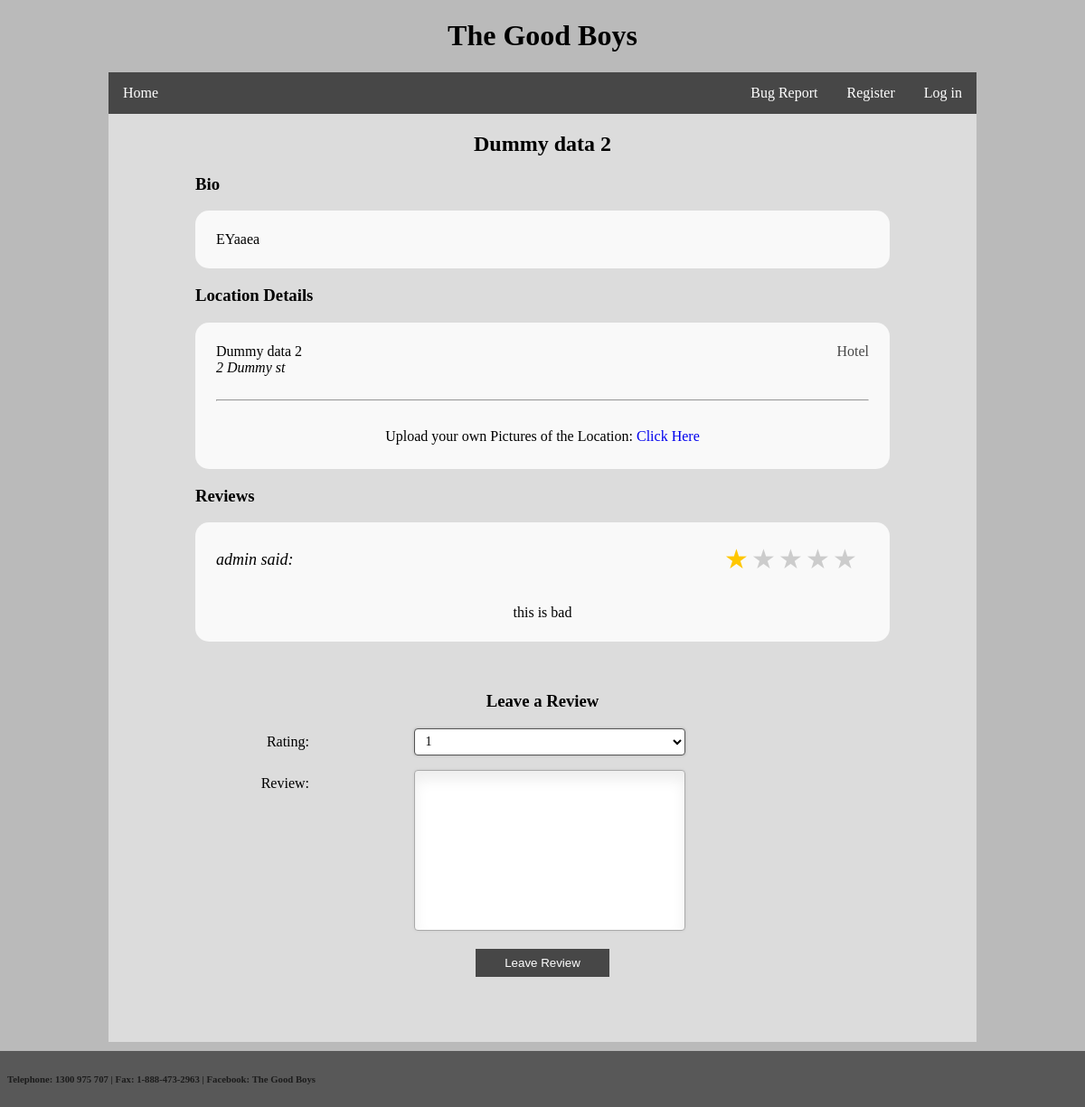
/location/individual/2/, run on the app's committed database.
### sprint1/models.py (models this page shows, shortened)
class Location(models.Model):
    locationName = models.CharField(max_length=254, null=True)
    latitude = models.FloatField(null=True)
    longitude = models.FloatField(null=True)
    locationAddress = models.CharField(max_length=254, null=True)
    locationBio = models.TextField(max_length=511, null=True)
    locationType = models.IntegerField(null=True)
    locationImagePath = models.CharField(max_length=127, null=True)

class Review(models.Model):
    user = models.ForeignKey(Profile)
    location = models.ForeignKey(Location)
    reviewText = models.TextField(max_length=1023)
    rating = models.IntegerField(default=1, choices=ratings)

### sprint1/views.py (the view)
# urls.py: url(r'^location/individual/(?P<location_id>[0-9]+)/$', views.locations, name='locations'),
def locations(request, location_id):
    if (request.user.is_authenticated()):
        submitButton = '<button class="pretty-button" type="submit" >Leave Review</button><br />'
        navBar = navBarFunc(request)
    else:
        navBar = navBarFunc(request)
        submitButton = '<button class="pretty-button" type="submit" disabled>Leave Review</button><br /><br /><div class="centered-content">You need to be logged in to submit a review</div>'
    try:
        locationId = int(location_id)
        l = Location.objects.get(id=locationId)
        locationName = l.locationName
        locationBio = l.locationBio
        locationAddress = l.locationAddress
        locationTypeId = l.locationType
    except:
        notification = "This location does not exist"
        context_dict = {'navBar' : navBar, 'notification' : notification,}
        return render(request, 'notification.html', context=context_dict)
    tags = ""
    locationType = locationTypeOutput(locationTypeId)
    if request.method == 'POST':
        form = ReviewForm(request.POST)
        if form.is_valid():
            instance = form.save(commit=False)
            instance.location_id = locationId
            instance.user = Profile.objects.get(user=(request.user))
            instance.save()
            return HttpResponseRedirect("/")
    else:
        form = ReviewForm()
    ReviewList = ReviewOutput(locationId)
    context_dict = {'submitButton': submitButton, 'form': form, 'ReviewList': ReviewList, 'navBar' : navBar, 'location_id' : location_id, 'locationName': locationName, 'locationBio': locationBio, 'locationAddress': locationAddress, 'locationType': locationType}
    return render(request, 'viewLocation.html', context=context_dict)

### sprint1/forms.py
class ReviewForm(ModelForm):
    class Meta:
        model = Review
        fields = ['rating', 'reviewText']
        labels = {'reviewText': 'Review', 'rating': 'Rating'}

### sprint1/models.py (called while the page is built)
    def __str__(self):
        return self.user.username

### sprint1/views.py (called while the page is built)
def locationTypeOutput(locationTypeId):
    if locationTypeId == 1:
        return "Library"
    elif locationTypeId == 2:
        return "Hotel"
    elif locationTypeId == 3:
        return "University"
    elif locationTypeId == 4:
        return "Museum"
    elif locationTypeId == 5:
        return "Public Space"
    else:
        return ""

### templates/viewLocation.html (shortened to what this page needs)
{% extends 'base.html' %}
{% load widget_tweaks %}
{% block content %}
<h2 style="width: 100%; text-align: center;">{{ locationName }}</h2>
<h3 style="margin-left: 10%">Bio</h3>
<table class="info" width="80%" align="center">
    <tbody>
        <tr>
            <td>
                {{ locationBio }}
            </td>
        </tr>
    </tbody>
</table>
<form>
    <h3 style="margin-left: 10%">Location Details</h3>
    <table class="info" width="80%" align="center">
        <tr>
            <td>
                {{ locationName }}
                <span style="float:right; color: #474747;">{{ locationType }}</span><br />
                <i>{{ locationAddress }}</i><br />
                <br />
                <hr />
            </td>
        </tr>
        <tr>
            <td>
        <br />
                <div class="centered-content">
                    <label for="picture">Upload your own Pictures of the Location: <a href="../../../imageform/">Click Here</a></label>
                </div>
            </td>
        </tr>
        <tr>
            <td>
            </td>
        </tr>
    </table>
    <h3 style="margin-left: 10%">Reviews</h3>
    {% autoescape off %}
        {% for review in ReviewList %}
            {{ review }}
        {% endfor %}
    {% endautoescape %}
        <br />
</form>
<h3 style="text-align:center;">Leave a Review</h3>
<center>
<form method="post">
  <div class="form" style="margin-right: 220px;">
  {% for field in form.visible_fields %}
  <ul>
    <li>
      {{ field.label_tag }}
      {% render_field field %}
    </li>
  </ul>
  {% endfor %}
  </div>
  <div class="form-actions">
    <button type="submit">Leave Review</button>
  </div>
</form>
</center>
<br />
<br />
{% endblock %}

### static/css/styles.css (style rules this page uses)
html { background-color: #BABABA; box-sizing: border-box; font-family: 'Source Sans Pro', sans-serif; }
*, *:before, *:after { box-sizing: inherit; }
.rate { border: none; margin: 0 auto; float: right; height: 46px; padding: 0 10px; pointer-events: none }
.review-name { display: block; float: left; font-style: italic; margin-top: 8px; font-size: 18px; }
.rating-text { display: block; text-align: center; margin-top: 50px; }
.info { border: none; background-color: #F9F9F9; }
.nav-wrap ul { list-style-type: none; margin: 0; padding: 0; overflow: hidden; background-color: #474747; }
.nav-wrap li.right { float: right; }
.nav-wrap li { float: left; }
.nav-wrap li a { display: block; color: white; text-decoration: none; padding: 14px 16px; -webkit-transition-duration: 0.2s; transition-duration: 0.2s; }
button { background-color: #474747; border: none; color: white; padding: 8px 32px; text-align: center; text-decoration: none; display: inline-block; -webkit-transition-duration: 0.4s; transition-duration: 0.4s; cursor: pointer; }
body { position: relative; margin: 0; min-height: 100%; font-family: 'Arial Rounded MT'; color: black; }
table { border-radius: 15px; border: 2px solid #000000; background: #FFFFFF; padding: 20px; }
a { text-decoration: none; }
.centered-content { text-align: center; }
.form ul { width: 750px; list-style-type: none; list-style-position: outside; padding: 0px; }
.form li { position: relative; }
.form label { width: 150px; margin-left: 10%; margin-top: 3px; display: inline-block; float: left; padding: 3px; text-align: right; }
.form input, .form select, .form input:disabled { height: 30px; width: 300px; padding: 5px 8px; font-size: 14px; font-family: inherit; }
.form textarea { padding: 8px; width: 300px; resize: none; font-size: 14px; font-family: inherit; }
.form input, .form select, .form textarea, .form input:disabled { border: 1px solid #aaa; box-shadow: 0px 0px 3px #ccc, 0 10px 15px #eee inset; border-radius: 4px; }
.form input:focus, .form select, .form textarea:focus { background: #fff; border: 1px solid #555; box-shadow: 0 0 3px #aaa; }
.rate:not(:checked) > label { float: right; width: 1em; overflow: hidden; white-space: nowrap; cursor: pointer; font-size: 30px; color: #ccc; }
.rate:not(:checked) > label:before { content: '★ '; }
.rate > input:checked ~ label { color: #ffc700; }

### data on the page
Location: locationName "Dummy data 2", locationBio "EYaaea", locationAddress "2 Dummy st"
Review: reviewText "admin said: this is bad"

### other printed values
{{ navBar }} "Home Log in Register Bug Report"
{{ locationType }} "Hotel"
{{ field.label_tag }} "Rating:" "Review:"
